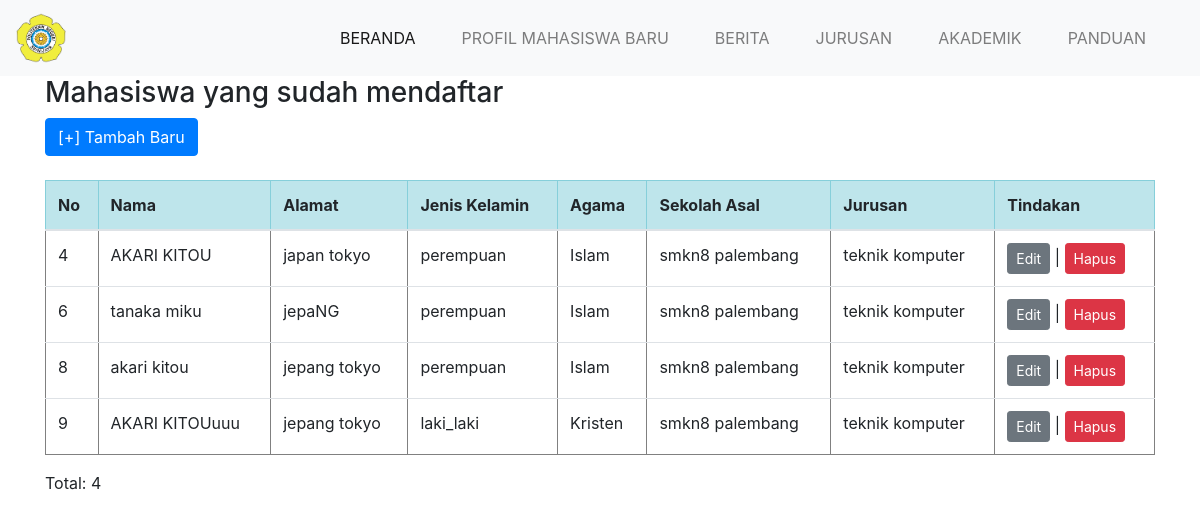
Page /list-mahasiswa.php on the committed database.
### tables this page shows
CREATE TABLE `calon_mahasiswa` (
  `id` int(11) NOT NULL,
  `nama` varchar(64) NOT NULL,
  `alamat` varchar(255) NOT NULL,
  `jenis_kelamin` varchar(16) NOT NULL,
  `agama` varchar(16) NOT NULL,
  `sekolah_asal` varchar(64) NOT NULL,
  `jurusan` varchar(50) DEFAULT NULL
);

### list-mahasiswa.php (the view, shortened to what this page needs)
<?php include("config.php"); ?>
<!DOCTYPE html>
<html>
<head>
	<link rel="stylesheet" href="assets/bootstrap/css/bootstrap.min.css">
    <link rel="stylesheet" href="assets/index.css">
</head>
<body>
<nav class="navbar navbar-expand-lg navbar-light bg-light">
  <a class="navbar-brand" href="#">
  	<img src="assets/img/polsri.png" width="50" height="50" alt="">
  </a>
  <div class="collapse navbar-collapse" id="navbarNav">
            <ul class="navbar-nav ml-auto">
				<li class="nav-item active">
					<a class="nav-link" href="index.php">Beranda <span class="sr-only">(current)</span></a>
				</li>
				<li class="nav-item">
					<a class="nav-link" href="list-mahasiswa.php">Profil Mahasiswa Baru</a>
				</li>
				<li class="nav-item">
					<a class="nav-link" href="#">Berita</a>
				</li>
				<li class="nav-item">
					<a class="nav-link" href="#">Jurusan</a>
				</li>
				<li class="nav-item">
					<a class="nav-link" href="#">Akademik</a>
				</li>
				<li class="nav-item">
					<a class="nav-link" href="#">Panduan</a>
				</li>
            </ul>
        </div>
</nav>
	<div class="container">
		<h3>Mahasiswa yang sudah mendaftar</h3>
	<nav>
		<a class="btn btn-primary" href="form-daftar.php">[+] Tambah Baru</a>
	</nav>
	<br>
	<table class="table" border="1">
	<thead class="table-info">
		<tr>
			<th>No</th>
			<th>Nama</th>
			<th>Alamat</th>
			<th>Jenis Kelamin</th>
			<th>Agama</th>
			<th>Sekolah Asal</th>
			<th>Jurusan</th>
			<th>Tindakan</th>
		</tr>
	</thead>
	<tbody>
		<?php
		$sql = "SELECT * FROM calon_mahasiswa";
		$query = mysqli_query($db, $sql);
		while($siswa = mysqli_fetch_array($query)){
			echo "<tr>";
			echo "<td>".$siswa['id']."</td>";
			echo "<td>".$siswa['nama']."</td>";
			echo "<td>".$siswa['alamat']."</td>";
			echo "<td>".$siswa['jenis_kelamin']."</td>";
			echo "<td>".$siswa['agama']."</td>";
			echo "<td>".$siswa['sekolah_asal']."</td>";
			echo "<td>".$siswa['jurusan']."</td>";
			echo "<td>";
			echo "<a class='btn btn-sm  btn-secondary' href='form-edit.php?id=".$siswa['id']."'>Edit</a> | ";
			echo "<a class='btn btn-danger btn-sm' href='hapus.php?id=".$siswa['id']."'>Hapus</a>";
			echo "</td>";
			echo "</tr>";
		}
		?>
	</tbody>
	</table>
	<p>Total: <?php echo mysqli_num_rows($query) ?></p>
	</div>
	</body>
</html>

### assets/index.css (style rules this page uses)
.nav-link { margin-right: 30px; text-transform: uppercase; }

### rows in the picture
calon_mahasiswa: id "4", nama "AKARI KITOU", alamat "japan tokyo", jenis_kelamin "perempuan", agama "Islam", sekolah_asal "smkn8 palembang", jurusan "teknik komputer"
calon_mahasiswa: id "6", nama "tanaka miku", alamat "jepaNG", jenis_kelamin "perempuan", agama "Islam", sekolah_asal "smkn8 palembang", jurusan "teknik komputer"
calon_mahasiswa: id "8", nama "akari kitou", alamat "jepang tokyo", jenis_kelamin "perempuan", agama "Islam", sekolah_asal "smkn8 palembang", jurusan "teknik komputer"
calon_mahasiswa: id "9", nama "AKARI KITOUuuu", alamat "jepang tokyo", jenis_kelamin "laki_laki", agama "Kristen", sekolah_asal "smkn8 palembang", jurusan "teknik komputer"

### other values in the picture
mysqli_num_rows($query) "4"
